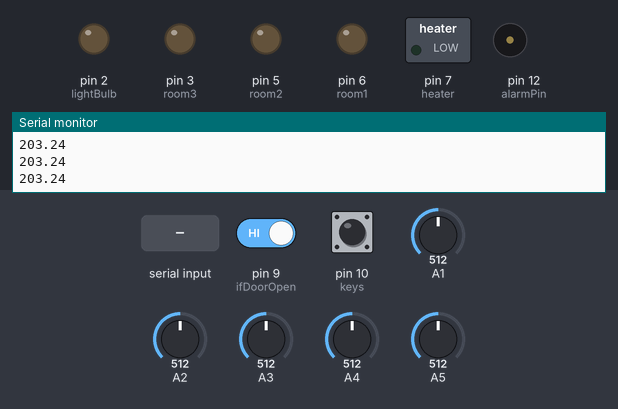
Bench run of a sketch on a simulated Arduino Uno, built with avr-gcc and run on an emulated ATmega328P. Parts: switched loads named in the sketch (green lamp = pin HIGH), output pins drawn as LEDs (lit = HIGH), buzzer (waves = sounding), the last lines printed to the serial monitor. The inputs (shaded band) are chosen by the test bench; at power-on: pin 9 (ifDoorOpen) HIGH, pin 10 (keys) LOW, A4 = 512, A1 = 512, A2 = 512, A3 = 512, A5 = 512.

Above: at 1.2 s.
1.3 s: pin 9 (ifDoorOpen) driven LOW
At 2.4 s:
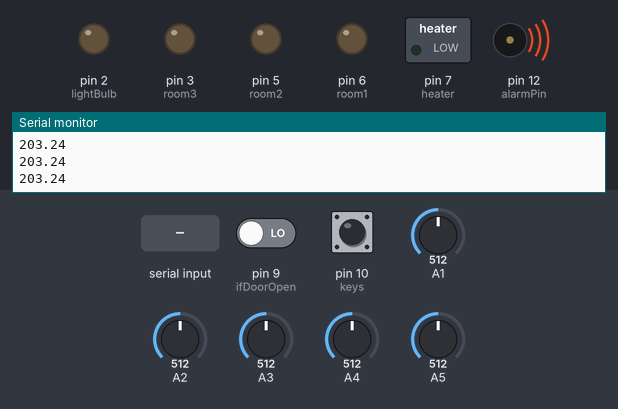
3.0 s: pin 10 (keys) pulled HIGH for 0.15 s
At 3.4 s:
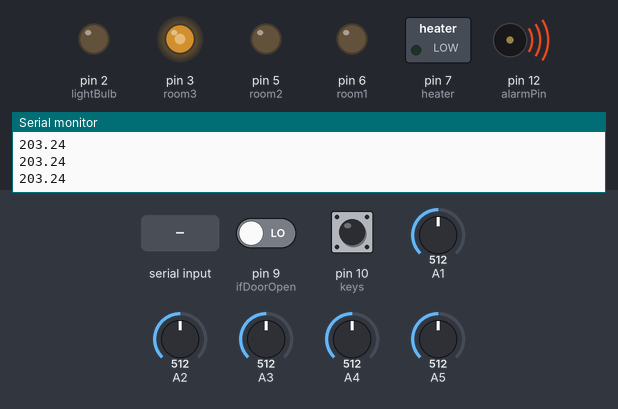
5.0 s: "1\n" received over Serial
At 5.5 s:
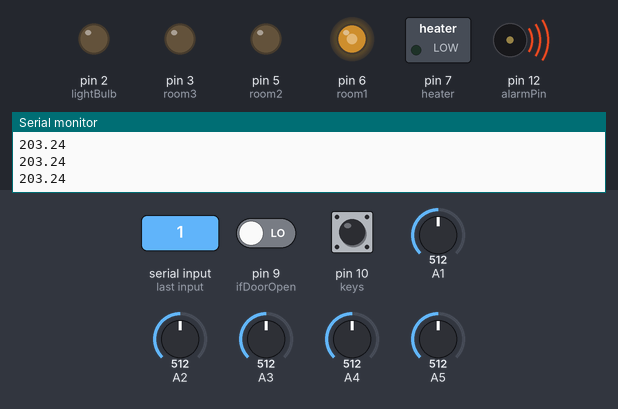
6.5 s: A4 set to 610
At 6.9 s:
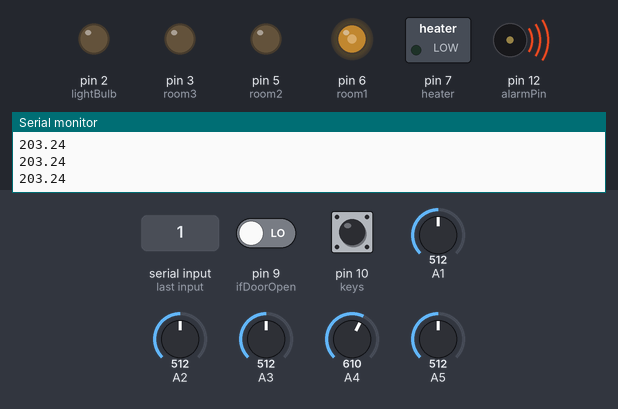
8.0 s: byte 51 ('3') received over Serial
At 9.2 s:
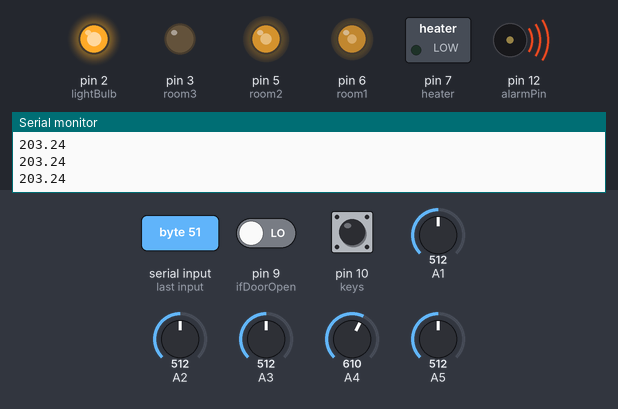
9.5 s: A1 set to 610
At 10.8 s:
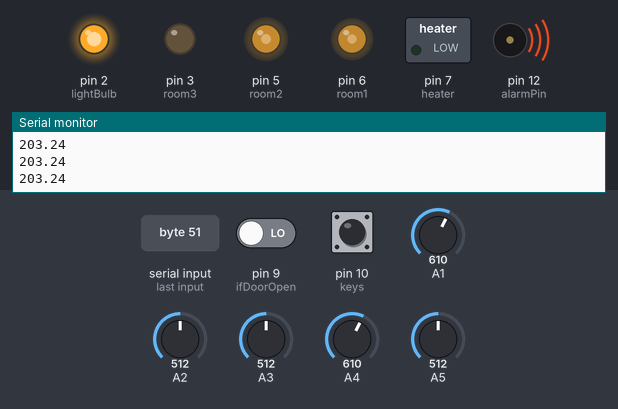
Timing chart, 0 to 12.0 s (numbered marks = the images above; inputs shaded):
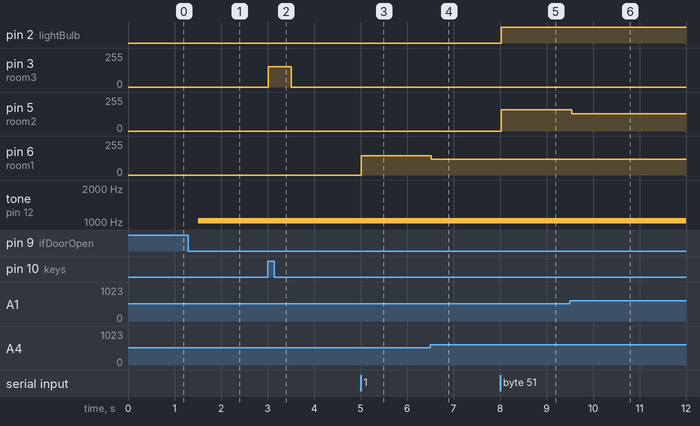

Measured:
- after the input at 1.3 s, tone on pin 12 (alarmPin): silent → 1024 Hz after 0.21 s
- after the input at 3.0 s, pin 3 (room3): 0/255 → 153/255 at once, → 0/255 0.50 s later
- after the input at 5.0 s, pin 6 (room1): 0/255 → 145/255 at once
- after the input at 6.5 s, pin 6 (room1): 145/255 → 117/255 at once
- after the input at 8.0 s, pin 2 (lightBulb): LOW → HIGH at once; pin 5 (room2): 0/255 → 159/255 at once
- after the input at 9.5 s, pin 5 (room2): 159/255 → 128/255 at once

The sketch:

main.cpp.ino
```cpp
double temp = 0; // temp var
bool ifRoom1 = false, ifRoom2 = false, ifRoom3 = false; // three vars to check if there is light in room1,room2,room3
char val = '0'; // var to keep messages from the phone app
int room1 = 6; // indexex for rooms' lights
int room2 = 5;
int room3 = 3;
int light1, light2, light3; // vars to keep power for leds
int a, b, c; // some vars to keep power for leds before mapping
int heater = 7; // port for heater
int keys = 10; // port for keys for lights
int ifCurrent = 0; // var to check if there is current in the key circuit
int switchState = 0; // collect switchstate
int previousSwitchState = 0; // collect previous switchstate
int lightBulb = 2; // port for lightbulb
int alarmPin = 12; // port for alarm
int room3IfOn = 8; // room3 keys
int ifDoorOpen = 9; // port for alarm detection
int motionSensor = 4; // port for motion senser


void setup()
{
  Serial.begin(9600);
  pinMode(lightBulb,OUTPUT);
  pinMode(motionSensor,OUTPUT);
  pinMode(ifDoorOpen,INPUT);
  pinMode(alarmPin,OUTPUT);
  pinMode(lightBulb,OUTPUT);
  pinMode(room1, OUTPUT);
  pinMode(room2, OUTPUT);
  pinMode(room3, OUTPUT);
  pinMode(heater, OUTPUT);
  pinMode(keys,INPUT);
  pinMode(room3IfOn,INPUT);
  digitalWrite(alarmPin,LOW);
  if (digitalRead(keys))
  {
    switchState = 1;
  }
  else
  {
    switchState = 0;
  }
  previousSwitchState = switchState;
 // tone(alarmPin,1024);
}
void loop()
{
  if(analogRead(A3) > 600)
  {
    digitalWrite(motionSensor,HIGH);
  }
  else
  {
    digitalWrite(motionSensor,LOW);
  }

  if(!digitalRead(ifDoorOpen))
  {
    tone(alarmPin,1024);
  }
  else
  {
    noTone(alarmPin);
  }

  temp = ((analogRead(A5) * (5000.0 / 1023.0)) - 500) / 10 + 3;
  a = constrain (analogRead(A4), 125, 1017);
  b = constrain (analogRead(A1), 210, 1012);
  c = constrain (analogRead(A2), 170, 1014);
  light1 = map(a, 125, 1017, 255, 0);
  light2 = map(b, 210, 1012, 255, 0);
  light3 = map(c, 170, 1017, 255, 0);
  ifCurrent = digitalRead(keys);
  if(ifCurrent)
  {
    switchState = 1;
  }
  else
  {
    switchState = 0;
  }
  if (Serial.available())
  {

    val = Serial.read();
    // При символе "1" включаем светодиод

    switch (val)
    {

    case '0':
    {

      ifRoom1 = false;
      break;
    }

    case '1':
    {
      ifRoom1 = true;
      break;
    }

    case '2':
    {
      ifRoom2 = false;
      break;
    }

    case '3':
    {
      ifRoom2 = true;
      break;
    }

    case '4':
    {
      ifRoom3 = false;
      break;
    }

    case '5':
    {
      ifRoom3 = true;
      break;
    }
    }


  }

  if (ifRoom1)
  {
    analogWrite(room1, light1);
  }
  else
  {
    digitalWrite(room1, LOW);
  }

  if (ifRoom2)
  {
    analogWrite(room2, light2);
    digitalWrite(lightBulb,HIGH);
  }
  else
  {
    digitalWrite(room2, LOW);
    digitalWrite(lightBulb,LOW);
  }
  if(ifRoom3)
  {
    analogWrite(room3,light3);
  }
  else
  {
    digitalWrite(room3,LOW);
  }

//  if (ifRoom3)
//  {
//   if (switchState != previousSwitchState)
//   {
//    if (switchState == 1)
//    {
//    analogWrite(room3, light3);
//
//    }
//    else
//    {
//    digitalWrite(room3, LOW);
//    ifRoom3 = false;
//    }
//   }
//   else
//    analogWrite(room3, light3);
//  }
//  else
//  {
//   if (switchState != previousSwitchState)
//   {
//    if (switchState == 0)
//    {
//    digitalWrite(room3, LOW);
//    }
//    else
//    {
//    analogWrite(room3, light3);
//    ifRoom3 = true;
//    }
//   }
//   else
//      digitalWrite(room3, LOW);
//  }
if (switchState != previousSwitchState)
  {
     if (!ifRoom3)
      {
        analogWrite(room3,light3);
        val = '10';
        ifRoom3 = true;


      }
      else
      {
        digitalWrite(room3,LOW);
         val = '10';
         ifRoom3 = false;

      }
      previousSwitchState = switchState;
  }
  if (temp>25 || temp <18)
  {
    digitalWrite (heater, LOW);
  }
  else
  {
    digitalWrite (heater, HIGH);
  }


  Serial.print(temp);
  Serial.print("\n");


  delay(500);
}
```
